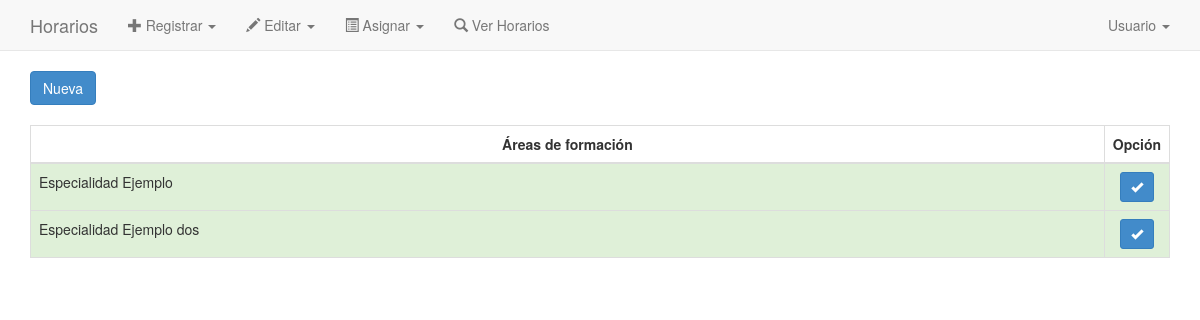
The page /index.php/inicio/edita_area on the database its author committed.
### tables this page shows
CREATE TABLE IF NOT EXISTS `maestro_especialidad` (
  `idEspecialidad` int(11) NOT NULL AUTO_INCREMENT,
  `Nombre` varchar(70) NOT NULL,
  PRIMARY KEY (`idEspecialidad`)
);

### application/controllers/inicio.php (called while the page is built, shortened)
<?php if ( ! defined('BASEPATH')) exit('No direct script access allowed');
class Inicio extends CI_Controller {
	public function __construct()
	{
		$this->load->helper('url');
		$this->load->model('inicio_modelo');
		$this->load->database('default');
	}
	public function edita_area()
	{
		$datos['areas']=$this->inicio_modelo->obtener_areas();
		$this->load->view('editar/vista_edita_area',$datos);
	}
}

### index.php (called while the page is built, shortened)
<?php
require_once BASEPATH.'core/CodeIgniter.php';

### application/models/inicio_modelo.php (called while the page is built, shortened)
<?php
	class Inicio_modelo extends CI_Model
	{
		public function obtener_areas()
		{
			$areas= $this->db->get('maestro_especialidad');
			if($areas->num_rows()>0)
			{
				return $areas->result();
			}
		}
	}
?>

### application/views/editar/vista_edita_area.php (the view, shortened to what this page needs)
<!DOCTYPE html>
<html lang="es">
<head>
</head>
<body>
	<div class="container">
		<div class="btn-group span4">
	    	<a class="btn btn-primary span6" href="#addModal" role="button" data-toggle="modal">Nueva</a>
	    </div>
	    <br/>
	    <br/>
  		<div class="form-group">
	  			<div class="table-responsive">
	  				<table class="table table-hover table-bordered">
  						<thead>
  							<tr>
						      <th>Áreas de formación</th>
						      <th width="40px">Opción</th>
						    </tr>
						</thead>
						<tbody>
							<?php
								foreach ($areas as $areas) {
									?>
									<form action="<?php echo site_url('inicio/especialidad');?>?esp=<?php echo $areas->Nombre?>" method="post">
									<?php
									echo "<tr>";
									echo "<td class='success' height='100%'>".$areas->Nombre ."</td>";
									echo "<td class='success' align='center' height='100%'><button type='input' class='btn btn-primary btn-sm' title='Editar registro'><span class='glyphicon glyphicon-ok'></span></button></td>";
									echo "</tr>";
									?>
									</form>
                        			<?php
								}
							?>
					  	</tbody>
					</table>
				</div>
		</div>
	</div>
</body>
</html>

### assets/css.css (style rules this page uses)
* { margin: 0; padding: 0; }
.table th { text-align: center; }

### rows shown on the page
maestro_especialidad: Nombre "Especialidad Ejemplo"
maestro_especialidad: Nombre "Especialidad Ejemplo dos"
